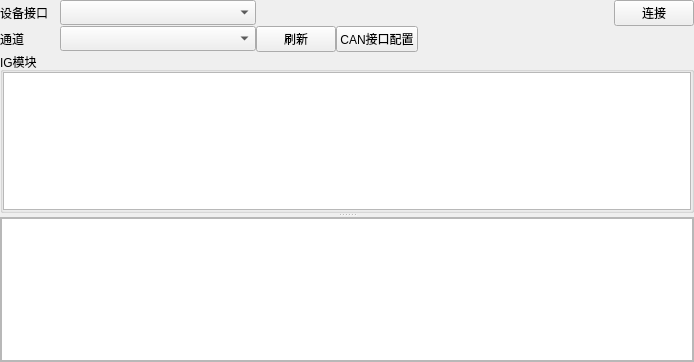
<?xml version="1.0" encoding="UTF-8"?>
<ui version="4.0">
 <class>IG</class>
 <widget class="QWidget" name="IG">
  <property name="geometry">
   <rect>
    <x>0</x>
    <y>0</y>
    <width>694</width>
    <height>362</height>
   </rect>
  </property>
  <property name="windowTitle">
   <string>Form</string>
  </property>
  <layout class="QVBoxLayout" name="verticalLayout" stretch="0,1">
   <property name="spacing">
    <number>0</number>
   </property>
   <property name="leftMargin">
    <number>0</number>
   </property>
   <property name="topMargin">
    <number>0</number>
   </property>
   <property name="rightMargin">
    <number>0</number>
   </property>
   <property name="bottomMargin">
    <number>0</number>
   </property>
   <item>
    <layout class="QGridLayout" name="gridLayout_3" columnstretch="1,0,0,0,0,0">
     <item row="1" column="3">
      <widget class="QPushButton" name="pushButton_NMCANbusConfig">
       <property name="text">
        <string>CAN接口配置</string>
       </property>
      </widget>
     </item>
     <item row="1" column="0">
      <widget class="QLabel" name="label_8">
       <property name="sizePolicy">
        <sizepolicy hsizetype="Fixed" vsizetype="Fixed">
         <horstretch>0</horstretch>
         <verstretch>0</verstretch>
        </sizepolicy>
       </property>
       <property name="minimumSize">
        <size>
         <width>60</width>
         <height>0</height>
        </size>
       </property>
       <property name="font">
        <font>
         <family>微软雅黑</family>
        </font>
       </property>
       <property name="text">
        <string>通道</string>
       </property>
      </widget>
     </item>
     <item row="1" column="1">
      <widget class="QComboBox" name="comboBox_NMHardwareChannel">
       <property name="sizePolicy">
        <sizepolicy hsizetype="Expanding" vsizetype="Fixed">
         <horstretch>0</horstretch>
         <verstretch>0</verstretch>
        </sizepolicy>
       </property>
       <property name="minimumSize">
        <size>
         <width>150</width>
         <height>0</height>
        </size>
       </property>
       <property name="font">
        <font>
         <family>微软雅黑</family>
        </font>
       </property>
       <property name="labelDrawingMode">
        <enum>QComboBox::LabelDrawingMode::UseStyle</enum>
       </property>
      </widget>
     </item>
     <item row="1" column="2">
      <widget class="QPushButton" name="pushButton_NMRefreshCANChannel">
       <property name="sizePolicy">
        <sizepolicy hsizetype="Fixed" vsizetype="Fixed">
         <horstretch>0</horstretch>
         <verstretch>0</verstretch>
        </sizepolicy>
       </property>
       <property name="maximumSize">
        <size>
         <width>16777215</width>
         <height>16777215</height>
        </size>
       </property>
       <property name="font">
        <font>
         <family>微软雅黑</family>
        </font>
       </property>
       <property name="text">
        <string>刷新</string>
       </property>
      </widget>
     </item>
     <item row="0" column="0">
      <widget class="QLabel" name="label_10">
       <property name="sizePolicy">
        <sizepolicy hsizetype="Fixed" vsizetype="Fixed">
         <horstretch>0</horstretch>
         <verstretch>0</verstretch>
        </sizepolicy>
       </property>
       <property name="minimumSize">
        <size>
         <width>60</width>
         <height>0</height>
        </size>
       </property>
       <property name="font">
        <font>
         <family>微软雅黑</family>
        </font>
       </property>
       <property name="text">
        <string>设备接口</string>
       </property>
      </widget>
     </item>
     <item row="0" column="1">
      <widget class="QComboBox" name="comboBox_NMHardwareType">
       <property name="sizePolicy">
        <sizepolicy hsizetype="Expanding" vsizetype="Fixed">
         <horstretch>0</horstretch>
         <verstretch>0</verstretch>
        </sizepolicy>
       </property>
       <property name="minimumSize">
        <size>
         <width>150</width>
         <height>0</height>
        </size>
       </property>
       <property name="font">
        <font>
         <family>微软雅黑</family>
        </font>
       </property>
       <property name="labelDrawingMode">
        <enum>QComboBox::LabelDrawingMode::UseStyle</enum>
       </property>
      </widget>
     </item>
     <item row="1" column="4">
      <spacer name="horizontalSpacer">
       <property name="orientation">
        <enum>Qt::Orientation::Horizontal</enum>
       </property>
       <property name="sizeHint" stdset="0">
        <size>
         <width>40</width>
         <height>20</height>
        </size>
       </property>
      </spacer>
     </item>
     <item row="0" column="5">
      <widget class="QPushButton" name="pushButton_NMConnectCANBus">
       <property name="sizePolicy">
        <sizepolicy hsizetype="Fixed" vsizetype="Fixed">
         <horstretch>0</horstretch>
         <verstretch>0</verstretch>
        </sizepolicy>
       </property>
       <property name="maximumSize">
        <size>
         <width>16777215</width>
         <height>16777215</height>
        </size>
       </property>
       <property name="font">
        <font>
         <family>微软雅黑</family>
        </font>
       </property>
       <property name="text">
        <string>连接</string>
       </property>
      </widget>
     </item>
    </layout>
   </item>
   <item>
    <widget class="QSplitter" name="splitter">
     <property name="orientation">
      <enum>Qt::Orientation::Vertical</enum>
     </property>
     <widget class="QGroupBox" name="groupBox_2">
      <property name="title">
       <string>IG模块</string>
      </property>
      <layout class="QVBoxLayout" name="verticalLayout_2">
       <property name="spacing">
        <number>0</number>
       </property>
       <property name="leftMargin">
        <number>0</number>
       </property>
       <property name="topMargin">
        <number>0</number>
       </property>
       <property name="rightMargin">
        <number>0</number>
       </property>
       <property name="bottomMargin">
        <number>0</number>
       </property>
       <item>
        <widget class="QTableView" name="tableView_messages"/>
       </item>
      </layout>
     </widget>
     <widget class="QScrollArea" name="scrollArea">
      <property name="widgetResizable">
       <bool>true</bool>
      </property>
      <widget class="QWidget" name="scrollAreaWidgetContents_4">
       <property name="geometry">
        <rect>
         <x>0</x>
         <y>0</y>
         <width>678</width>
         <height>58</height>
        </rect>
       </property>
       <layout class="QVBoxLayout" name="verticalLayout_3">
        <property name="spacing">
         <number>0</number>
        </property>
        <property name="leftMargin">
         <number>0</number>
        </property>
        <property name="topMargin">
         <number>0</number>
        </property>
        <property name="rightMargin">
         <number>0</number>
        </property>
        <property name="bottomMargin">
         <number>0</number>
        </property>
        <item>
         <widget class="QTableView" name="tableView_data">
          <property name="styleSheet">
           <string notr="true">#tableView_data {
borde: None;
}</string>
          </property>
         </widget>
        </item>
       </layout>
      </widget>
     </widget>
    </widget>
   </item>
  </layout>
 </widget>
 <resources/>
 <connections/>
</ui>
